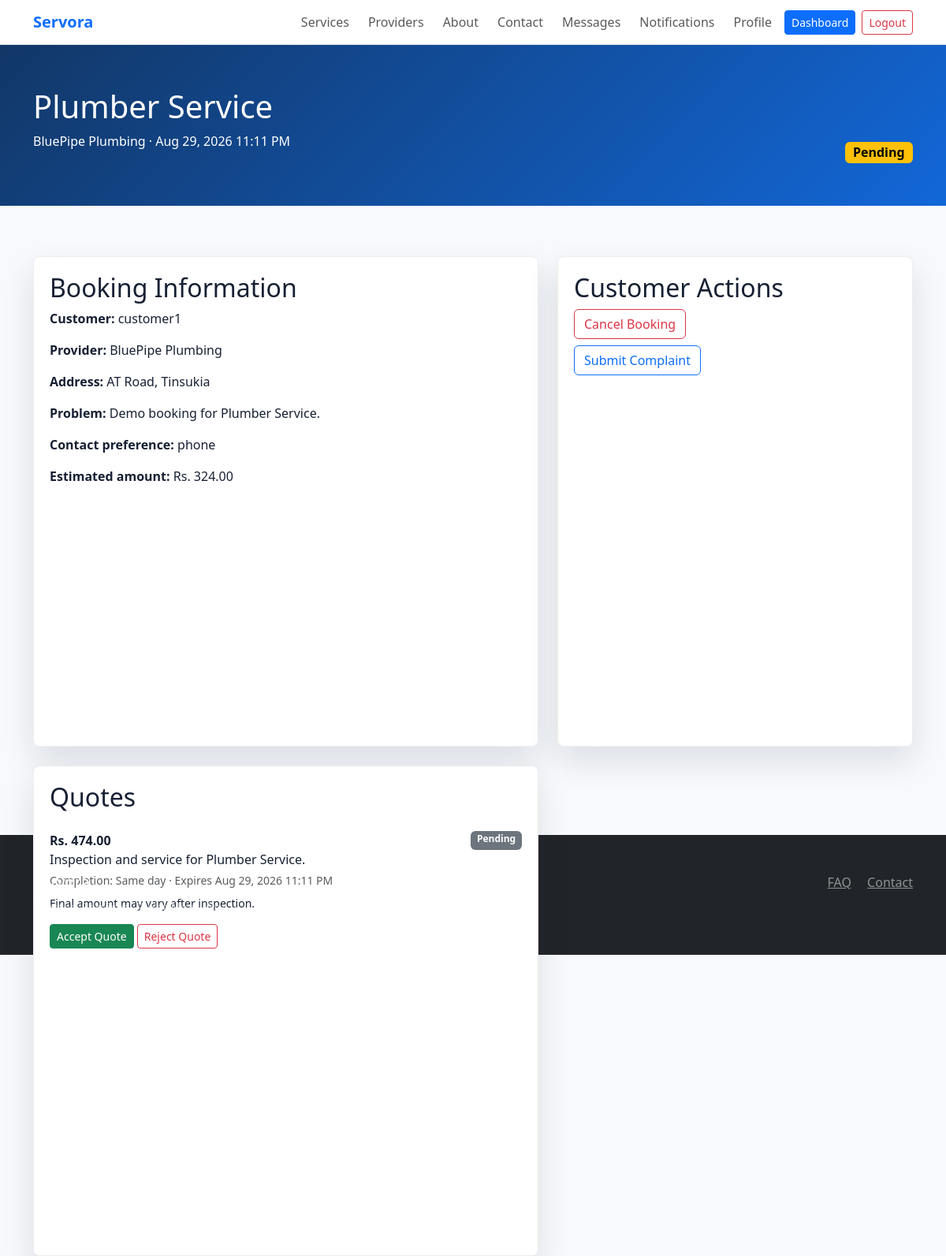
Screenshot of /bookings/2/ (signed in) with the database file from the repository.
### bookings/models.py (models this page shows, shortened)
class Booking(models.Model):
    PENDING = 'pending'
    ACCEPTED = 'accepted'
    CONFIRMED = 'confirmed'
    ON_THE_WAY = 'on_the_way'
    WORK_STARTED = 'work_started'
    COMPLETED = 'completed'
    REVIEWED = 'reviewed'
    REJECTED = 'rejected'
    CANCELLED = 'cancelled'
    RESCHEDULED = 'rescheduled'
    DISPUTED = 'disputed'
    STATUS_CHOICES = (
        (PENDING, 'Pending'),
        (ACCEPTED, 'Accepted'),
        (CONFIRMED, 'Confirmed'),
        (ON_THE_WAY, 'Provider On The Way'),
        (WORK_STARTED, 'Work Started'),
        (COMPLETED, 'Completed'),
        (REVIEWED, 'Reviewed'),
        (REJECTED, 'Rejected'),
        (CANCELLED, 'Cancelled'),
        (RESCHEDULED, 'Rescheduled'),
        (DISPUTED, 'Disputed'),
    )
    customer = models.ForeignKey(settings.AUTH_USER_MODEL, on_delete=models.CASCADE, related_name='bookings')
    provider = models.ForeignKey(ProviderProfile, on_delete=models.PROTECT, related_name='bookings')
    provider_service = models.ForeignKey(ProviderService, on_delete=models.PROTECT, related_name='bookings')
    scheduled_for = models.DateTimeField(db_index=True)
    address = models.TextField()
    problem_description = models.TextField()
    contact_preference = models.CharField(max_length=40, default='phone')
    status = models.CharField(max_length=30, choices=STATUS_CHOICES, default=PENDING, db_index=True)
    estimated_amount = models.DecimalField(max_digits=10, decimal_places=2, null=True, blank=True)
    created_at = models.DateTimeField(auto_now_add=True)
    updated_at = models.DateTimeField(auto_now=True)
    class Meta:
        ordering = ['-scheduled_for']
        indexes = [models.Index(fields=['customer', 'status']), models.Index(fields=['provider', 'status'])]

class Quote(models.Model):
    PENDING = 'pending'
    ACCEPTED = 'accepted'
    REJECTED = 'rejected'
    EXPIRED = 'expired'
    STATUS_CHOICES = (
        (PENDING, 'Pending'),
        (ACCEPTED, 'Accepted'),
        (REJECTED, 'Rejected'),
        (EXPIRED, 'Expired'),
    )
    booking = models.ForeignKey(Booking, on_delete=models.CASCADE, related_name='quotes')
    provider = models.ForeignKey(ProviderProfile, on_delete=models.CASCADE, related_name='quotes')
    estimated_price = models.DecimalField(max_digits=10, decimal_places=2)
    service_description = models.TextField()
    expected_completion_time = models.CharField(max_length=120)
    notes = models.TextField(blank=True)
    expires_at = models.DateTimeField()
    status = models.CharField(max_length=20, choices=STATUS_CHOICES, default=PENDING, db_index=True)
    created_at = models.DateTimeField(auto_now_add=True)

### providers/models.py (models this page shows, shortened)
class ProviderService(models.Model):
    provider = models.ForeignKey(ProviderProfile, on_delete=models.CASCADE, related_name='services')
    category = models.ForeignKey(ServiceCategory, on_delete=models.PROTECT, related_name='provider_services')
    title = models.CharField(max_length=160)
    description = models.TextField(blank=True)
    starting_price = models.DecimalField(max_digits=10, decimal_places=2)
    is_active = models.BooleanField(default=True, db_index=True)
    class Meta:
        unique_together = ('provider', 'category', 'title')
        indexes = [models.Index(fields=['category', 'starting_price'])]

class ProviderProfile(models.Model):
    PENDING = 'pending'
    APPROVED = 'approved'
    REJECTED = 'rejected'
    VERIFICATION_CHOICES = (
        (PENDING, 'Pending'),
        (APPROVED, 'Approved'),
        (REJECTED, 'Rejected'),
    )
    user = models.OneToOneField(settings.AUTH_USER_MODEL, on_delete=models.CASCADE, related_name='provider_profile')
    business_name = models.CharField(max_length=160)
    bio = models.TextField(blank=True)
    experience_years = models.PositiveIntegerField(default=0)
    service_area = models.CharField(max_length=160, db_index=True)
    base_location = models.CharField(max_length=160, db_index=True)
    latitude = models.DecimalField(max_digits=9, decimal_places=6, null=True, blank=True)
    longitude = models.DecimalField(max_digits=9, decimal_places=6, null=True, blank=True)
    profile_photo = models.ImageField(upload_to='providers/photos/', blank=True)
    verification_status = models.CharField(max_length=20, choices=VERIFICATION_CHOICES, default=PENDING, db_index=True)
    emergency_available = models.BooleanField(default=False, db_index=True)
    response_rate = models.PositiveIntegerField(default=80, validators=[MaxValueValidator(100)])
    cancellation_rate = models.PositiveIntegerField(default=5, validators=[MaxValueValidator(100)])
    completed_jobs = models.PositiveIntegerField(default=0)
    average_rating = models.DecimalField(max_digits=3, decimal_places=2, default=0)
    trust_score = models.PositiveIntegerField(default=50, validators=[MinValueValidator(0), MaxValueValidator(100)])
    created_at = models.DateTimeField(auto_now_add=True)
    class Meta:
        ordering = ['-trust_score', '-average_rating']
        indexes = [
            models.Index(fields=['verification_status', 'base_location']),
            models.Index(fields=['emergency_available', 'trust_score']),
        ]

### accounts/models.py (models this page shows, shortened)
class User(AbstractUser):
    CUSTOMER = 'customer'
    PROVIDER = 'provider'
    ADMIN = 'admin'
    ROLE_CHOICES = (
        (CUSTOMER, 'Customer'),
        (PROVIDER, 'Service Provider'),
        (ADMIN, 'Administrator'),
    )
    role = models.CharField(max_length=20, choices=ROLE_CHOICES, default=CUSTOMER, db_index=True)
    phone = models.CharField(max_length=20, blank=True)

### bookings/views.py (the view)
# urls.py: path('<int:pk>/', views.booking_detail, name='detail'),
@login_required
def booking_detail(request, pk):
    booking = get_object_or_404(
        Booking.objects.select_related('customer', 'provider', 'provider_service').prefetch_related('quotes'),
        pk=pk,
    )
    _assert_booking_access(request.user, booking)
    quote_form = QuoteForm() if request.user.role == User.PROVIDER else None
    booking_actions = [
        (Booking.ACCEPTED, 'Accept'),
        (Booking.REJECTED, 'Reject'),
        (Booking.CONFIRMED, 'Confirm'),
        (Booking.ON_THE_WAY, 'On The Way'),
        (Booking.WORK_STARTED, 'Work Started'),
        (Booking.COMPLETED, 'Completed'),
        (Booking.RESCHEDULED, 'Reschedule'),
        (Booking.DISPUTED, 'Dispute'),
    ]
    can_cancel = booking.status not in {Booking.COMPLETED, Booking.REVIEWED, Booking.CANCELLED}
    return render(request, 'bookings/booking_detail.html', {
        'booking': booking,
        'quote_form': quote_form,
        'booking_actions': booking_actions,
        'can_cancel': can_cancel,
    })

### bookings/views.py (called while the page is built)
def _assert_booking_access(user, booking):
    if user.is_staff or user.role == User.ADMIN:
        return
    if booking.customer_id == user.id:
        return
    if user.role == User.PROVIDER and booking.provider.user_id == user.id:
        return
    raise PermissionDenied

### notifications/context_processors.py (called while the page is built)
def unread_notifications(request):
    if not request.user.is_authenticated:
        return {'unread_notifications_count': 0}
    return {
        'unread_notifications_count': request.user.notifications.filter(is_read=False).count()
    }

### templates/bookings/booking_detail.html (shortened to what this page needs)
{% extends 'base.html' %}
{% block content %}
<section class="page-header">
  <div class="container d-flex justify-content-between align-items-end gap-3 flex-wrap">
    <div>
      <h1>{{ booking.provider_service.title }}</h1>
      <p>{{ booking.provider.business_name }} · {{ booking.scheduled_for|date:"M d, Y h:i A" }}</p>
    </div>
    <span class="badge text-bg-warning fs-6">{{ booking.get_status_display }}</span>
  </div>
</section>
<section class="section-band"><div class="container"><div class="row g-4">
  <div class="col-lg-7">
    <div class="provider-card">
      <h2>Booking Information</h2>
      <p><strong>Customer:</strong> {{ booking.customer.username }}</p>
      <p><strong>Provider:</strong> {{ booking.provider.business_name }}</p>
      <p><strong>Address:</strong> {{ booking.address }}</p>
      <p><strong>Problem:</strong> {{ booking.problem_description }}</p>
      <p><strong>Contact preference:</strong> {{ booking.contact_preference }}</p>
      <p><strong>Estimated amount:</strong> Rs. {{ booking.estimated_amount|default:"-" }}</p>
    </div>
    <div class="provider-card mt-4">
      <h2>Quotes</h2>
      {% for quote in booking.quotes.all %}
        <div class="quote-row">
          <div class="d-flex justify-content-between gap-3 flex-wrap">
            <strong>Rs. {{ quote.estimated_price }}</strong>
            <span class="badge text-bg-secondary">{{ quote.get_status_display }}</span>
          </div>
          <p class="mb-1">{{ quote.service_description }}</p>
          <p class="text-muted small mb-2">Completion: {{ quote.expected_completion_time }} · Expires {{ quote.expires_at|date:"M d, Y h:i A" }}</p>
          {% if quote.notes %}<p class="small">{{ quote.notes }}</p>{% endif %}
          {% if user == booking.customer and quote.status == 'pending' %}
            <form class="d-inline" method="post" action="{% url 'bookings:quote_decision' quote.pk 'accepted' %}">{% csrf_token %}<button class="btn btn-sm btn-success">Accept Quote</button></form>
            <form class="d-inline" method="post" action="{% url 'bookings:quote_decision' quote.pk 'rejected' %}">{% csrf_token %}<button class="btn btn-sm btn-outline-danger">Reject Quote</button></form>
          {% endif %}
        </div>
      {% empty %}
        <div class="empty-state">No quotes yet.</div>
      {% endfor %}
    </div>
  </div>
  <div class="col-lg-5">
    {% if user == booking.customer %}
      <div class="provider-card">
        <h2>Customer Actions</h2>
        {% if can_cancel %}
          <form method="post" action="{% url 'bookings:cancel' booking.pk %}">{% csrf_token %}<button class="btn btn-outline-danger">Cancel Booking</button></form>
        {% endif %}
        <a class="btn btn-outline-primary mt-2" href="{% url 'complaints:create' %}">Submit Complaint</a>
      </div>
    {% endif %}
  </div>
</div></div></section>
{% endblock %}

### static/css/style.css (style rules this page uses)
:root { --servora-primary: #1267d8; --servora-ink: #172033; --servora-accent: #ffc247; }
body { color: var(--servora-ink); background: #f7f9fc; }
.search-panel, .hero-card, .provider-card, .auth-card { background: #fff; border: 1px solid rgba(20, 43, 79, .08); border-radius: 8px; box-shadow: 0 18px 40px rgba(23, 32, 51, .12); }
.section-band { padding: 64px 0; }
.provider-card { height: 100%; padding: 20px; }
.page-header { padding: 54px 0; color: #fff; background: linear-gradient(135deg, #123767, #1267d8); }
.quote-row { padding: 16px 0; border-bottom: 1px solid #e7edf5; }
.quote-row:last-child { border-bottom: 0; }

### rows the page displays
Booking: provider_service "Plumber Service", provider.business_name "BluePipe Plumbing", scheduled_for "Aug 29, 2026 11:11 PM", status "Pending", customer.username "customer1", address "AT Road, Tinsukia", problem_description "Demo booking for Plumber Service.", contact_preference "phone", estimated_amount "324.00"
Quote: estimated_price "474.00", status "Pending", service_description "Inspection and service for Plumber Service.", expected_completion_time "Same day", expires_at "Aug 29, 2026 11:11 PM", notes "Final amount may vary after inspection.", shows "Accept Quote"
